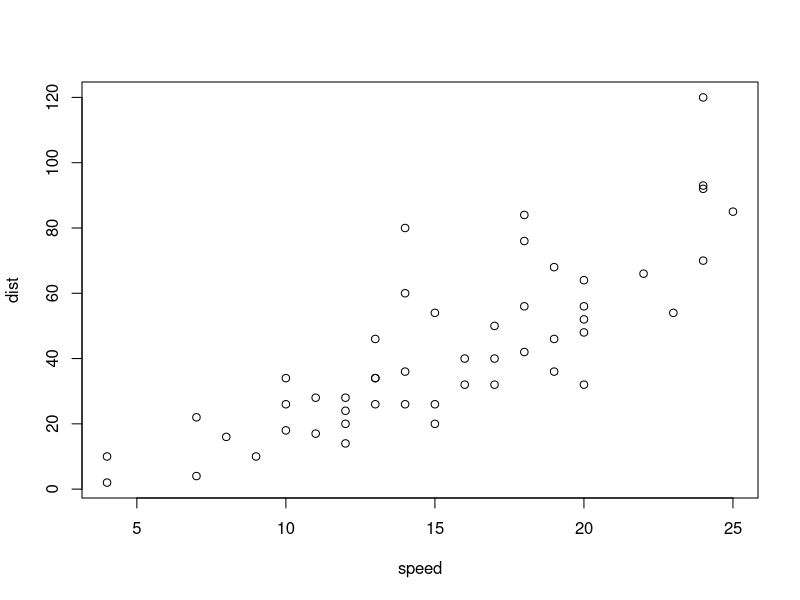
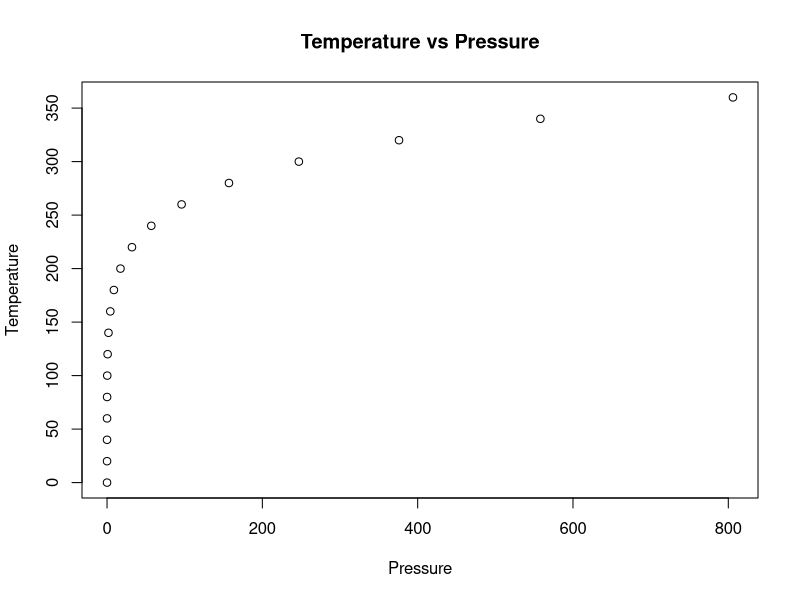
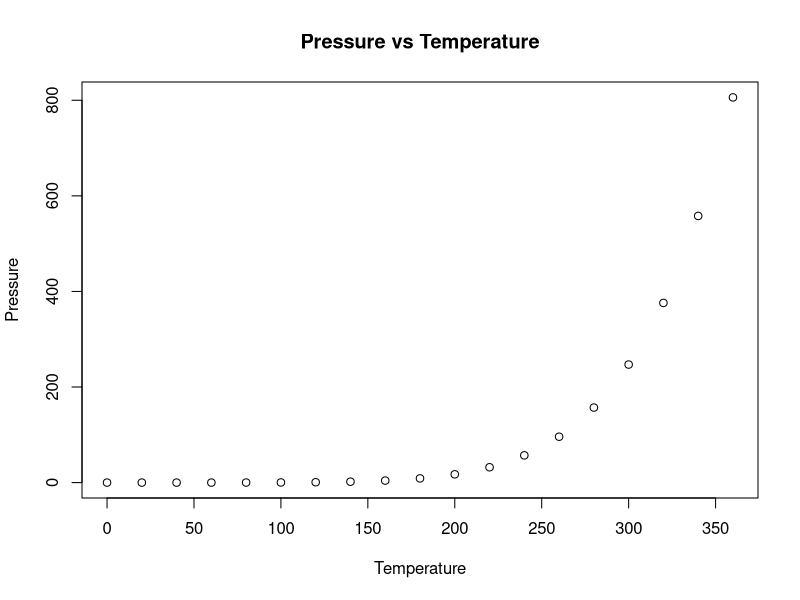

Source code (R) for these figures, in order:
## ---- chunk 1
knitr::opts_chunk$set(echo = TRUE)
## ---- chunk 2
summary(cars)
## ---- chunk 3
plot(cars)
## ---- chunk 4
summary(pressure)
## ---- chunk 5
plot(x=pressure$pressure,y=pressure$temperature, title("Temperature vs Pressure"),
     xlab = "Pressure", ylab = "Temperature")
## ---- chunk 6
plot(x=pressure$temperature,y=pressure$pressure, title("Pressure vs Temperature"),
     xlab = "Temperature", ylab = "Pressure")
